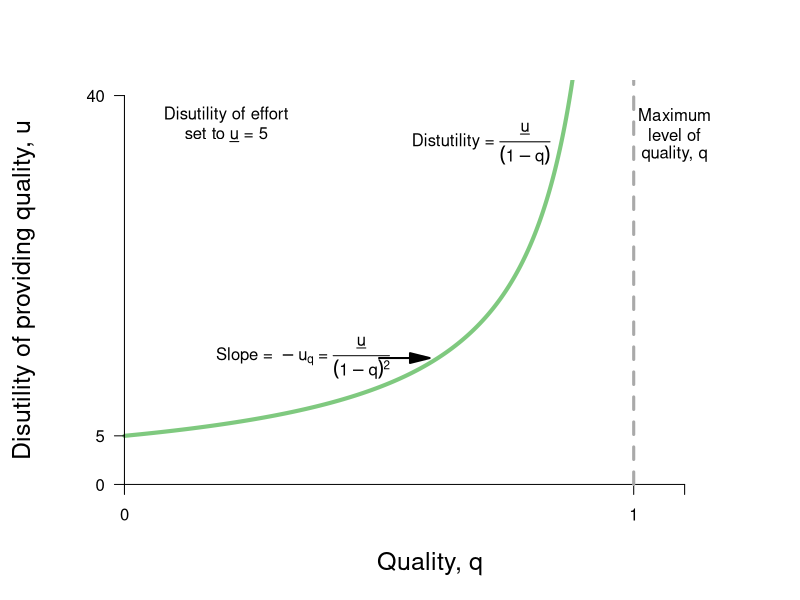

The R source for this figure:
require(ggplot2)
require(shape)
require(plotrix)
pdf(file = "bfh-textbook/information_power/ch11_fig2.pdf", width = 9, height = 7)

#Set parameters for graphics
axislabelsize <- 1.5

disutilityFn <- function(q, delta = 5) {
  delta /(1 - q)
}

#COL <- c("#1B9E77", "#D95F02", "#7570B3", "#E7298A", "#66A61E", "#E6AB02", "#A6761D", "#666666")
COL <- c("#7fc97f", "#beaed4", "#fdc086", "#ffff99")
par(mar =  c(5, 5, 4, 2))
xlims <- c(0, 1.2)
ylims <- c(0, 40)


plot(0, 0, xlim = xlims, ylim = ylims, type = "n",
     xlab = expression(paste("Quality, ", q)),
     ylab = expression(paste("Disutility of providing quality, ", u)),
     xaxt = "n", yaxt = "n", cex.lab = axislabelsize, bty = "n")

npts <- 500 
npts2 <- 501
#Specify the sequences of points for graphing. 
xx1 <- seq(xlims[1], 0.9, length.out = npts)
xx2 <- seq(xlims[1], xlims[2], length.out = npts)
xx3 <- seq(xlims[1], xlims[2], length.out = npts2)
xx4 <- seq(xlims[1], 25, length.out = npts2)

#Draw the lines for the graphs
lines(xx1, disutilityFn(xx1), col = COL[1], lwd = 4)
#lines(xx2, solowCondition(xx2, delta = 5), col = COL[3], lwd = 4)
#lines(xx2, solowInfeas(xx2, delta = 5), col = COL[1], lwd = 4, lty = 2)

#Customize ticks and labels for the plot
ticksy <- c(0, 5, 40)
ylabels <- c(0, 5, 40)
ticksx <- c(0, 1, 1.1)
xlabels <- c(0, 1.0, NA)
axis(1, at = ticksx, pos = 0, labels = xlabels)
axis(2, at = ticksy, pos = 0, labels = ylabels, las = 1)

#Annotation of the  graphs
text(0.7, 35, expression(paste("Distutility = ", frac(underline("u"), (1 - q)))))

#Line for the absolute maximum quality
segments(1, 0, 1, 42, lty = 2, lwd = 3, col = "darkgray")

#Arrow to Slope of BRF
Arrows(0.5, 13, 0.58, 13, col = "black", lty = 1, lwd = 2, arr.type = "triangle")
text(0.35, 13, expression(paste("Slope = " - u[q], " = ", frac(underline("u"), (1 - q)^2))))

#Text to indicate delta = 5
text(0.2, 38, expression(paste("Disutility of effort")))
text(0.2, 36, expression(paste("set to ", underline("u"), " = 5")))

#Text for max quality
text(1.08, 38, expression(paste("Maximum")))
text(1.08, 36, expression(paste("level of")))
text(1.08, 34, expression(paste("quality, q")))


dev.off()
